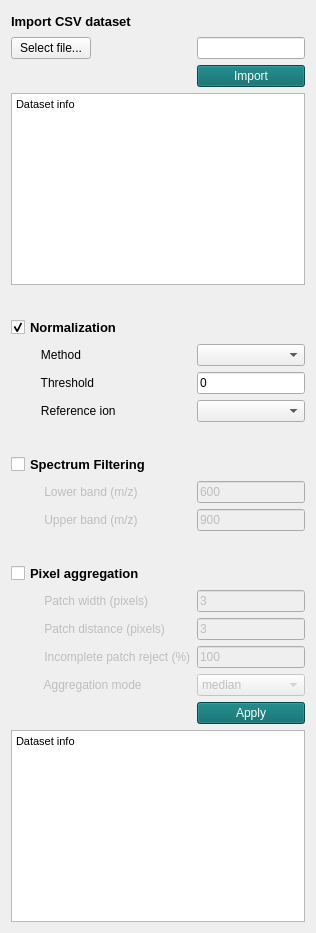
  <widget class="QWidget" name="tab_7">
   <attribute name="title">
    <string>Dataset preprocessing</string>
   </attribute>
   <layout class="QFormLayout" name="formLayout">
    <item row="3" column="0">
     <widget class="QLabel" name="label_81">
      <property name="font">
       <font>
        <pointsize>10</pointsize>
        <weight>75</weight>
        <bold>true</bold>
       </font>
      </property>
      <property name="styleSheet">
       <string notr="true"/>
      </property>
      <property name="text">
       <string>Import CSV dataset     </string>
      </property>
     </widget>
    </item>
    <item row="3" column="1">
     <spacer name="horizontalSpacer_10">
      <property name="orientation">
       <enum>Qt::Horizontal</enum>
      </property>
      <property name="sizeHint" stdset="0">
       <size>
        <width>40</width>
        <height>20</height>
       </size>
      </property>
     </spacer>
    </item>
    <item row="9" column="0">
     <widget class="QPushButton" name="csvSelect">
      <property name="text">
       <string>Select file...</string>
      </property>
     </widget>
    </item>
    <item row="9" column="1">
     <widget class="QLineEdit" name="PostProcessinglineEdit">
      <property name="readOnly">
       <bool>true</bool>
      </property>
     </widget>
    </item>
    <item row="12" column="1">
     <widget class="QPushButton" name="csvLoad">
      <property name="styleSheet">
       <string notr="true">background-color: #006666;
color: rgb(255, 255, 255);</string>
      </property>
      <property name="text">
       <string>Import</string>
      </property>
     </widget>
    </item>
    <item row="13" column="0" colspan="2">
     <widget class="QTextBrowser" name="csvInfo">
      <property name="sizePolicy">
       <sizepolicy hsizetype="Expanding" vsizetype="Preferred">
        <horstretch>0</horstretch>
        <verstretch>0</verstretch>
       </sizepolicy>
      </property>
      <property name="maximumSize">
       <size>
        <width>16777215</width>
        <height>200</height>
       </size>
      </property>
      <property name="html">
       <string>&lt;!DOCTYPE HTML PUBLIC &quot;-//W3C//DTD HTML 4.0//EN&quot; &quot;http://www.w3.org/TR/REC-html40/strict.dtd&quot;&gt;
&lt;html&gt;&lt;head&gt;&lt;meta name=&quot;qrichtext&quot; content=&quot;1&quot; /&gt;&lt;style type=&quot;text/css&quot;&gt;
p, li { white-space: pre-wrap; }
&lt;/style&gt;&lt;/head&gt;&lt;body style=&quot; font-family:'MS Shell Dlg 2'; font-size:6.6pt; font-weight:400; font-style:normal;&quot;&gt;
&lt;p style=&quot; margin-top:0px; margin-bottom:0px; margin-left:0px; margin-right:0px; -qt-block-indent:0; text-indent:0px;&quot;&gt;&lt;span style=&quot; font-size:8.25pt;&quot;&gt;Dataset info&lt;/span&gt;&lt;/p&gt;&lt;/body&gt;&lt;/html&gt;</string>
      </property>
     </widget>
    </item>
    <item row="14" column="0" colspan="2">
     <spacer name="verticalSpacer_22">
      <property name="orientation">
       <enum>Qt::Vertical</enum>
      </property>
      <property name="sizeType">
       <enum>QSizePolicy::Fixed</enum>
      </property>
      <property name="sizeHint" stdset="0">
       <size>
        <width>20</width>
        <height>20</height>
       </size>
      </property>
     </spacer>
    </item>
    <item row="19" column="0">
     <widget class="QCheckBox" name="normalizeCheckbox">
      <property name="font">
       <font>
        <pointsize>10</pointsize>
        <weight>75</weight>
        <bold>true</bold>
       </font>
      </property>
      <property name="text">
       <string>Normalization</string>
      </property>
      <property name="checked">
       <bool>true</bool>
      </property>
     </widget>
    </item>
    <item row="19" column="1">
     <spacer name="horizontalSpacer_13">
      <property name="orientation">
       <enum>Qt::Horizontal</enum>
      </property>
      <property name="sizeHint" stdset="0">
       <size>
        <width>40</width>
        <height>20</height>
       </size>
      </property>
     </spacer>
    </item>
    <item row="20" column="0">
     <widget class="QLabel" name="normMethodLabel">
      <property name="enabled">
       <bool>true</bool>
      </property>
      <property name="text">
       <string>         Method</string>
      </property>
     </widget>
    </item>
    <item row="20" column="1">
     <widget class="QComboBox" name="normMethodComboBox">
      <property name="enabled">
       <bool>true</bool>
      </property>
     </widget>
    </item>
    <item row="21" column="0">
     <widget class="QLabel" name="thresholdLabel">
      <property name="enabled">
       <bool>true</bool>
      </property>
      <property name="text">
       <string>         Threshold</string>
      </property>
     </widget>
    </item>
    <item row="21" column="1">
     <widget class="QLineEdit" name="thresholdValue">
      <property name="enabled">
       <bool>true</bool>
      </property>
      <property name="text">
       <string>0</string>
      </property>
     </widget>
    </item>
    <item row="22" column="0">
     <widget class="QLabel" name="refionLabel">
      <property name="enabled">
       <bool>true</bool>
      </property>
      <property name="text">
       <string>         Reference ion</string>
      </property>
     </widget>
    </item>
    <item row="22" column="1">
     <widget class="QComboBox" name="refIoncomboBox">
      <property name="enabled">
       <bool>true</bool>
      </property>
     </widget>
    </item>
    <item row="24" column="0" colspan="2">
     <spacer name="verticalSpacer_21">
      <property name="orientation">
       <enum>Qt::Vertical</enum>
      </property>
      <property name="sizeType">
       <enum>QSizePolicy::Fixed</enum>
      </property>
      <property name="sizeHint" stdset="0">
       <size>
        <width>20</width>
        <height>20</height>
       </size>
      </property>
     </spacer>
    </item>
    <item row="28" column="0">
     <widget class="QCheckBox" name="spectrumFiltercheckBox">
      <property name="font">
       <font>
        <pointsize>10</pointsize>
        <weight>75</weight>
        <bold>true</bold>
       </font>
      </property>
      <property name="text">
       <string>Spectrum Filtering</string>
      </property>
     </widget>
    </item>
    <item row="28" column="1">
     <spacer name="horizontalSpacer_12">
      <property name="orientation">
       <enum>Qt::Horizontal</enum>
      </property>
      <property name="sizeHint" stdset="0">
       <size>
        <width>40</width>
        <height>20</height>
       </size>
      </property>
     </spacer>
    </item>
    <item row="29" column="0">
     <widget class="QLabel" name="lowLabel">
      <property name="enabled">
       <bool>false</bool>
      </property>
      <property name="text">
       <string>          Lower band (m/z)</string>
      </property>
     </widget>
    </item>
    <item row="29" column="1">
     <widget class="QLineEdit" name="spectrumlowerBand">
      <property name="enabled">
       <bool>false</bool>
      </property>
      <property name="text">
       <string>600</string>
      </property>
     </widget>
    </item>
    <item row="30" column="0">
     <widget class="QLabel" name="upLabel">
      <property name="enabled">
       <bool>false</bool>
      </property>
      <property name="text">
       <string>          Upper band (m/z)</string>
      </property>
     </widget>
    </item>
    <item row="30" column="1">
     <widget class="QLineEdit" name="spectrumUpperband">
      <property name="enabled">
       <bool>false</bool>
      </property>
      <property name="text">
       <string>900</string>
      </property>
     </widget>
    </item>
    <item row="32" column="0" colspan="2">
     <spacer name="verticalSpacer_20">
      <property name="orientation">
       <enum>Qt::Vertical</enum>
      </property>
      <property name="sizeType">
       <enum>QSizePolicy::Fixed</enum>
      </property>
      <property name="sizeHint" stdset="0">
       <size>
        <width>20</width>
        <height>20</height>
       </size>
      </property>
     </spacer>
    </item>
    <item row="38" column="0">
     <widget class="QCheckBox" name="pixelaggcheckBox">
      <property name="font">
       <font>
        <pointsize>10</pointsize>
        <weight>75</weight>
        <bold>true</bold>
       </font>
      </property>
      <property name="text">
       <string>Pixel aggregation</string>
      </property>
     </widget>
    </item>
    <item row="38" column="1">
     <spacer name="horizontalSpacer_11">
      <property name="orientation">
       <enum>Qt::Horizontal</enum>
      </property>
      <property name="sizeHint" stdset="0">
       <size>
        <width>40</width>
        <height>20</height>
       </size>
      </property>
     </spacer>
    </item>
    <item row="39" column="0">
     <widget class="QLabel" name="wLabel">
      <property name="enabled">
       <bool>false</bool>
      </property>
      <property name="text">
       <string>          Patch width (pixels)</string>
      </property>
     </widget>
    </item>
    <item row="39" column="1">
     <widget class="QLineEdit" name="patchWidth">
      <property name="enabled">
       <bool>false</bool>
      </property>
      <property name="text">
       <string>3</string>
      </property>
     </widget>
    </item>
    <item row="40" column="0">
     <widget class="QLabel" name="sLabel">
      <property name="enabled">
       <bool>false</bool>
      </property>
      <property name="text">
       <string>          Patch distance (pixels)</string>
      </property>
     </widget>
    </item>
    <item row="40" column="1">
     <widget class="QLineEdit" name="patchStride">
      <property name="enabled">
       <bool>false</bool>
      </property>
      <property name="text">
       <string>3</string>
      </property>
     </widget>
    </item>
    <item row="41" column="0">
     <widget class="QLabel" name="pLabel">
      <property name="enabled">
       <bool>false</bool>
      </property>
      <property name="text">
       <string>          Incomplete patch reject (%)</string>
      </property>
     </widget>
    </item>
    <item row="41" column="1">
     <widget class="QLineEdit" name="partialPatch">
      <property name="enabled">
       <bool>false</bool>
      </property>
      <property name="text">
       <string>100</string>
      </property>
     </widget>
    </item>
    <item row="42" column="0">
     <widget class="QLabel" name="mLabel">
      <property name="enabled">
       <bool>false</bool>
      </property>
      <property name="text">
       <string>          Aggregation mode</string>
      </property>
     </widget>
    </item>
    <item row="42" column="1">
     <widget class="QComboBox" name="aggMode">
      <property name="enabled">
       <bool>false</bool>
      </property>
      <item>
       <property name="text">
        <string>median</string>
       </property>
      </item>
      <item>
       <property name="text">
        <string>mean</string>
       </property>
      </item>
      <item>
       <property name="text">
        <string>max</string>
       </property>
      </item>
      <item>
       <property name="text">
        <string>min</string>
       </property>
      </item>
     </widget>
    </item>
    <item row="43" column="1">
     <widget class="QPushButton" name="applyProcessingButton">
      <property name="styleSheet">
       <string notr="true">background-color: #006666;
color: rgb(255, 255, 255);</string>
      </property>
      <property name="text">
       <string>Apply</string>
      </property>
     </widget>
    </item>
    <item row="44" column="0" colspan="2">
     <widget class="QTextBrowser" name="postCsvinfo">
      <property name="sizePolicy">
       <sizepolicy hsizetype="Expanding" vsizetype="Preferred">
        <horstretch>0</horstretch>
        <verstretch>0</verstretch>
       </sizepolicy>
      </property>
      <property name="maximumSize">
       <size>
        <width>16777215</width>
        <height>200</height>
       </size>
      </property>
      <property name="html">
       <string>&lt;!DOCTYPE HTML PUBLIC &quot;-//W3C//DTD HTML 4.0//EN&quot; &quot;http://www.w3.org/TR/REC-html40/strict.dtd&quot;&gt;
&lt;html&gt;&lt;head&gt;&lt;meta name=&quot;qrichtext&quot; content=&quot;1&quot; /&gt;&lt;style type=&quot;text/css&quot;&gt;
p, li { white-space: pre-wrap; }
&lt;/style&gt;&lt;/head&gt;&lt;body style=&quot; font-family:'MS Shell Dlg 2'; font-size:6.6pt; font-weight:400; font-style:normal;&quot;&gt;
&lt;p style=&quot; margin-top:0px; margin-bottom:0px; margin-left:0px; margin-right:0px; -qt-block-indent:0; text-indent:0px;&quot;&gt;&lt;span style=&quot; font-size:8.25pt;&quot;&gt;Dataset info&lt;/span&gt;&lt;/p&gt;&lt;/body&gt;&lt;/html&gt;</string>
      </property>
     </widget>
    </item>
   </layout>
  </widget>
